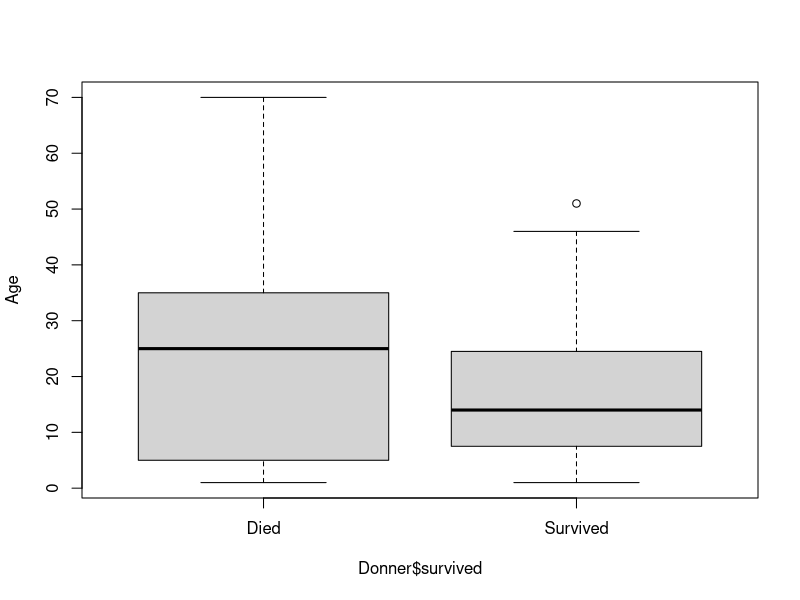
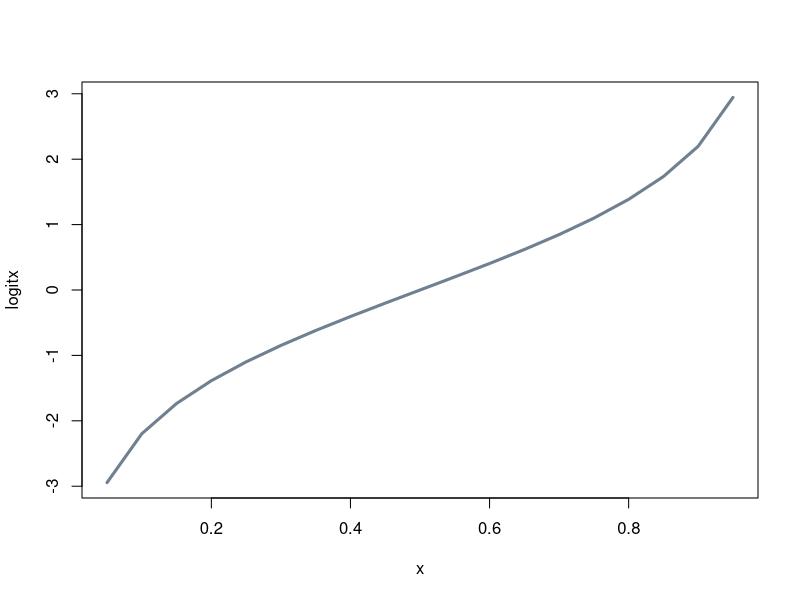
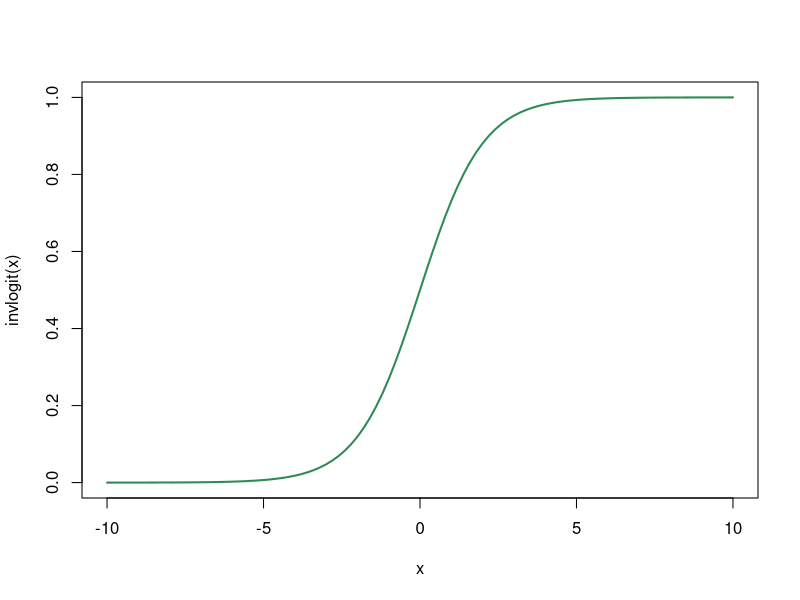
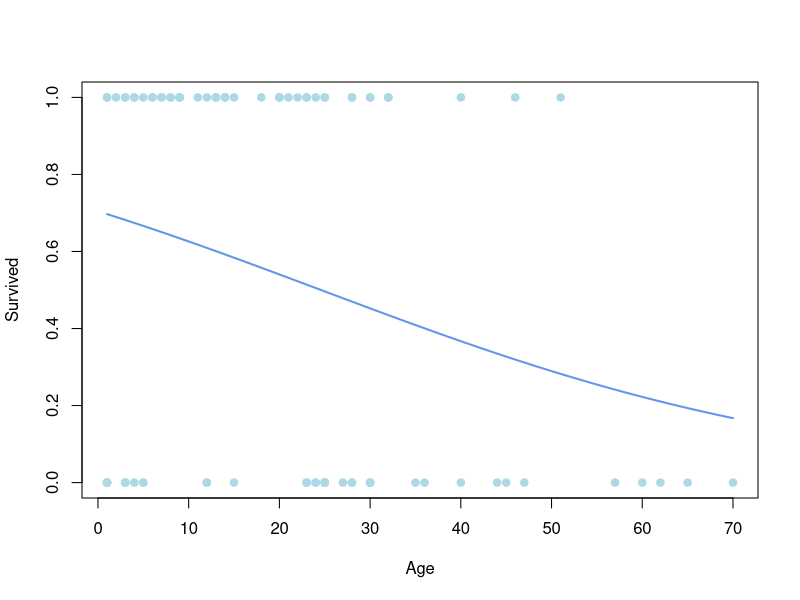

The R source for these figures, in order:
## ---- chunk 1
knitr::opts_chunk$set(echo = FALSE)
library("vcdExtra")
library(kableExtra)
## ---- chunk 2
data(Donner)
#fix up labels
surv = factor(x=ifelse(Donner$survived==1,"Survived", "Died"))
Donner$survived = surv
kable(Donner[1:5,],
      caption = "Donner Party")

## ---- chunk 3
t1 = table(Donner$sex,Donner$survived)
kable(t1)
## ---- chunk 4
boxplot(Donner$age ~ Donner$survived, ylab="Age")
## ---- chunk 5
logit = function(x) log(x/(1-x))
x = seq(0.05,.995,by=0.05)
logitx = log(x/(1-x))
plot(x, logitx, type="l", lwd=3, col="slategrey")

## ---- chunk 6
invlogit = function(x) 1/(1+exp(-x))

x = seq(-10,10, by=0.2)
plot(x, invlogit(x), type="l", lwd=2, col="seagreen")


## ---- chunk 7

glm1 = glm(survived ~ age, data=Donner, family=binomial)
summary(glm1)
## ---- chunk 8

plot(Donner$age, ifelse(Donner$survived=="Survived",1,0), pch=19, col="lightblue", xlab="Age", ylab="Survived")
pred = predict(glm1, newdata=data.frame(age=1:70), type="response")
lines(1:70, pred, lwd=2, col="cornflowerblue")

## ---- chunk 9
glm2 = glm(survived ~ age+sex, data=Donner, family=binomial)

##from ChatGPT - updated to the modern pipe
library(broom)
library(dplyr)
logit_summary <- tidy(glm2)  # Convert model output to a tidy format

logit_summary |>
  mutate(estimate = round(estimate, 3),  # Round coefficients
         std.error = round(std.error, 3),
         statistic = round(statistic, 3),
         p.value = round(p.value, 3)) |>
  kable("html", caption = "Logistic Regression Summary") |>
  kable_styling(full_width = FALSE, bootstrap_options = c("striped", "hover"))

## ---- chunk 10

anova(glm2, test="Chisq")
